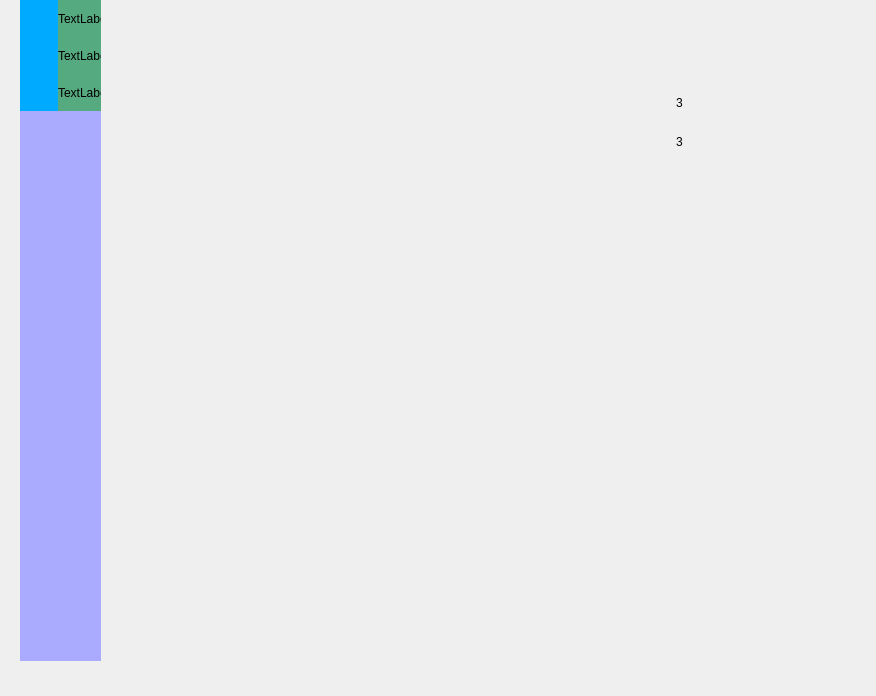
<?xml version="1.0" encoding="UTF-8"?>
<ui version="4.0">
 <class>MainWindow</class>
 <widget class="QMainWindow" name="MainWindow">
  <property name="geometry">
   <rect>
    <x>0</x>
    <y>0</y>
    <width>876</width>
    <height>696</height>
   </rect>
  </property>
  <property name="windowTitle">
   <string>MainWindow</string>
  </property>
  <widget class="QWidget" name="centralwidget">
   <widget class="QWidget" name="widget" native="true">
    <property name="geometry">
     <rect>
      <x>20</x>
      <y>0</y>
      <width>81</width>
      <height>661</height>
     </rect>
    </property>
    <property name="styleSheet">
     <string notr="true">background-color: rgb(170, 170, 255);</string>
    </property>
    <widget class="QWidget" name="layoutWidget">
     <property name="geometry">
      <rect>
       <x>0</x>
       <y>0</y>
       <width>151</width>
       <height>111</height>
      </rect>
     </property>
     <layout class="QVBoxLayout" name="t1">
      <property name="spacing">
       <number>0</number>
      </property>
      <item>
       <widget class="QWidget" name="widget_2" native="true">
        <layout class="QGridLayout" name="gridLayout_2">
         <property name="leftMargin">
          <number>0</number>
         </property>
         <property name="topMargin">
          <number>0</number>
         </property>
         <property name="rightMargin">
          <number>0</number>
         </property>
         <property name="bottomMargin">
          <number>0</number>
         </property>
         <property name="spacing">
          <number>0</number>
         </property>
         <item row="0" column="0">
          <layout class="QHBoxLayout" name="horizontalLayout" stretch="1,3">
           <property name="sizeConstraint">
            <enum>QLayout::SetMinimumSize</enum>
           </property>
           <item>
            <widget class="QLabel" name="label">
             <property name="styleSheet">
              <string notr="true">background-color: rgb(0, 170, 255);</string>
             </property>
            </widget>
           </item>
           <item>
            <widget class="QLabel" name="label_2">
             <property name="styleSheet">
              <string notr="true">background-color: rgb(85, 170, 127);</string>
             </property>
             <property name="text">
              <string>TextLabel</string>
             </property>
            </widget>
           </item>
          </layout>
         </item>
        </layout>
       </widget>
      </item>
      <item>
       <widget class="QWidget" name="widget_3" native="true">
        <layout class="QGridLayout" name="gridLayout_3">
         <property name="leftMargin">
          <number>0</number>
         </property>
         <property name="topMargin">
          <number>0</number>
         </property>
         <property name="rightMargin">
          <number>0</number>
         </property>
         <property name="bottomMargin">
          <number>0</number>
         </property>
         <property name="spacing">
          <number>0</number>
         </property>
         <item row="0" column="0">
          <layout class="QHBoxLayout" name="horizontalLayout_2" stretch="1,3">
           <property name="sizeConstraint">
            <enum>QLayout::SetMinimumSize</enum>
           </property>
           <item>
            <widget class="QLabel" name="label_3">
             <property name="styleSheet">
              <string notr="true">background-color: rgb(0, 170, 255);</string>
             </property>
            </widget>
           </item>
           <item>
            <widget class="QLabel" name="label_4">
             <property name="styleSheet">
              <string notr="true">background-color: rgb(85, 170, 127);</string>
             </property>
             <property name="text">
              <string>TextLabel</string>
             </property>
            </widget>
           </item>
          </layout>
         </item>
        </layout>
       </widget>
      </item>
      <item>
       <widget class="QWidget" name="widget_4" native="true">
        <layout class="QGridLayout" name="gridLayout_4">
         <property name="leftMargin">
          <number>0</number>
         </property>
         <property name="topMargin">
          <number>0</number>
         </property>
         <property name="rightMargin">
          <number>0</number>
         </property>
         <property name="bottomMargin">
          <number>0</number>
         </property>
         <property name="spacing">
          <number>0</number>
         </property>
         <item row="0" column="0">
          <layout class="QHBoxLayout" name="horizontalLayout_3" stretch="1,3">
           <property name="sizeConstraint">
            <enum>QLayout::SetMinimumSize</enum>
           </property>
           <item>
            <widget class="QLabel" name="label_5">
             <property name="styleSheet">
              <string notr="true">background-color: rgb(0, 170, 255);</string>
             </property>
            </widget>
           </item>
           <item>
            <widget class="QLabel" name="label_6">
             <property name="styleSheet">
              <string notr="true">background-color: rgb(85, 170, 127);</string>
             </property>
             <property name="text">
              <string>TextLabel</string>
             </property>
            </widget>
           </item>
          </layout>
         </item>
        </layout>
       </widget>
      </item>
     </layout>
    </widget>
   </widget>
   <widget class="QWidget" name="widget_5" native="true">
    <property name="geometry">
     <rect>
      <x>642</x>
      <y>70</y>
      <width>261</width>
      <height>611</height>
     </rect>
    </property>
    <widget class="QPushButton" name="toshort">
     <property name="geometry">
      <rect>
       <x>0</x>
       <y>60</y>
       <width>75</width>
       <height>23</height>
      </rect>
     </property>
     <property name="text">
      <string>3</string>
     </property>
     <property name="flat">
      <bool>true</bool>
     </property>
    </widget>
    <widget class="QPushButton" name="tolong">
     <property name="geometry">
      <rect>
       <x>0</x>
       <y>11</y>
       <width>75</width>
       <height>43</height>
      </rect>
     </property>
     <property name="text">
      <string>3</string>
     </property>
     <property name="icon">
      <iconset>
       <normaloff>C:/Users/zyx/V/v1/seevision-3dc-viewer/res/about.png</normaloff>C:/Users/zyx/V/v1/seevision-3dc-viewer/res/about.png</iconset>
     </property>
     <property name="iconSize">
      <size>
       <width>35</width>
       <height>35</height>
      </size>
     </property>
     <property name="flat">
      <bool>true</bool>
     </property>
    </widget>
   </widget>
  </widget>
 </widget>
 <resources/>
 <connections/>
</ui>
